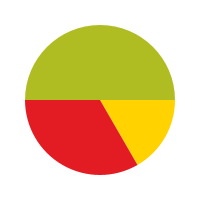
Frame 1 (no input)
Frame 60 (the mouse pressed at the canvas centre just before this capture): identical to frame 1, image omitted
Frame 120 (the mouse held since frame 60 and released just before this capture): identical to frame 1, image omitted

The Processing sketch that drew this single still picture (run headless with seeded random() and noise(); from frame 60 on, the mouse is pressed at the canvas centre):

// Processing sketch: pie
// ── pie.pde
ArrayList datas = new ArrayList();
ArrayList descriptions = new ArrayList();

float[] startAngles;
float[] stopAngles;

 void setup() {
    size(200, 200);
    smooth();
    noStroke();
    loop();
    reset();
    addData("10", "aaa");
    addData("20", "bbb");
    addData("30", "ccc");
    prepare();
 }
 
 void reset(){
     datas = new ArrayList();
     descriptions = new ArrayList();
 }
void addData(String value, String desc){
//   println("addData :"+value+" ; desc=" +desc);
   datas.add(int(value)); 
   descriptions.add(desc); 
 }

 void prepare(){
    //On réinitialise les données
   startAngles = new float[datas.size()];
   stopAngles = new float[datas.size()];
     
   int sum = 0;
   for (int i=0; i<datas.size(); i++){
     sum += (Integer)datas.get(i);
   } 
 
    float startAngle = 0;
    float stopAngle = 0;
    for (int i=0; i<datas.size(); i++){
      fill(getColor(i));
      stopAngle = startAngle + ((Integer)datas.get(i))*TWO_PI /sum; 
      startAngles[i] = startAngle;

      startAngle = stopAngle;  
      stopAngles[i] = stopAngle;
    }
 }  
 int diameter = 150; 

 void draw(){
 //   println("drawDatas !");
    background(255);
     
    for (int i=0; i<datas.size(); i++){
  //  print("start :"+startAngles[i]+ ": "); 
  //  println("stop :"+stopAngles[i]);

      if (i == selected){
       //  println("selected "+selected);
      fill(getColor(i), 123);
         arc(width/2, height/2, diameter+ 20, diameter +20, startAngles[i], stopAngles[i]);
         fill(#ffffff);
        arc(width/2, height/2, diameter+ 5, diameter +5, startAngles[i], stopAngles[i]);
      }
     fill(getColor(i));
      arc(width/2, height/2, diameter, diameter, startAngles[i], stopAngles[i]);
    }
 }
 
 int selected = -1;
 void mouseClicked() {
    float angle = atan2(mouseY - height/2, mouseX - width/2);
    if (angle<0){
      angle = angle +TWO_PI;
    }

    for (int i=0; i<datas.size(); i++){
      if (angle>startAngles[i] && angle<stopAngles[i]){
        //check if we're inside the circle
        if (dist(width/2, height/2, mouseX, mouseY) < diameter/2){
          selected = i;
          select((String)descriptions.get(i));
          return ;
        }
      }
    }
    unSelect();
    selected = -1;
 }
 
color getColor(int i){
      //Blue /green /orange
      color[] colors = {#ffd200, #e31b23, #afbd22, #5d87a1, #bec0c2, #9c5708, #98002e, #6db33f, #597b7b, #f47b20, #532e63, #00958f, #215352}; 
      return colors[i%13]; 
}

// ── jpie.pde
void select (String desc){
  println("select "+desc);
}

void unSelect (){
  println("unselect");
}
